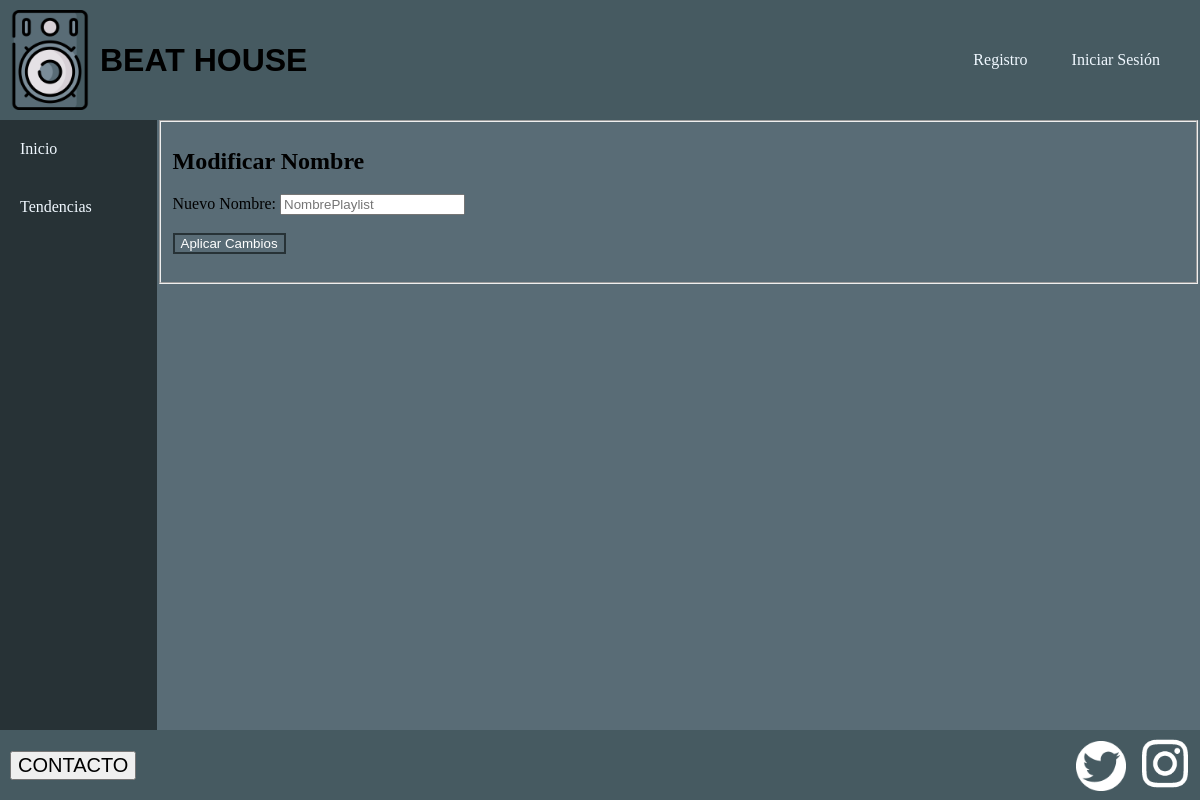
Before: /modificarPlaylist.php with the older database file.
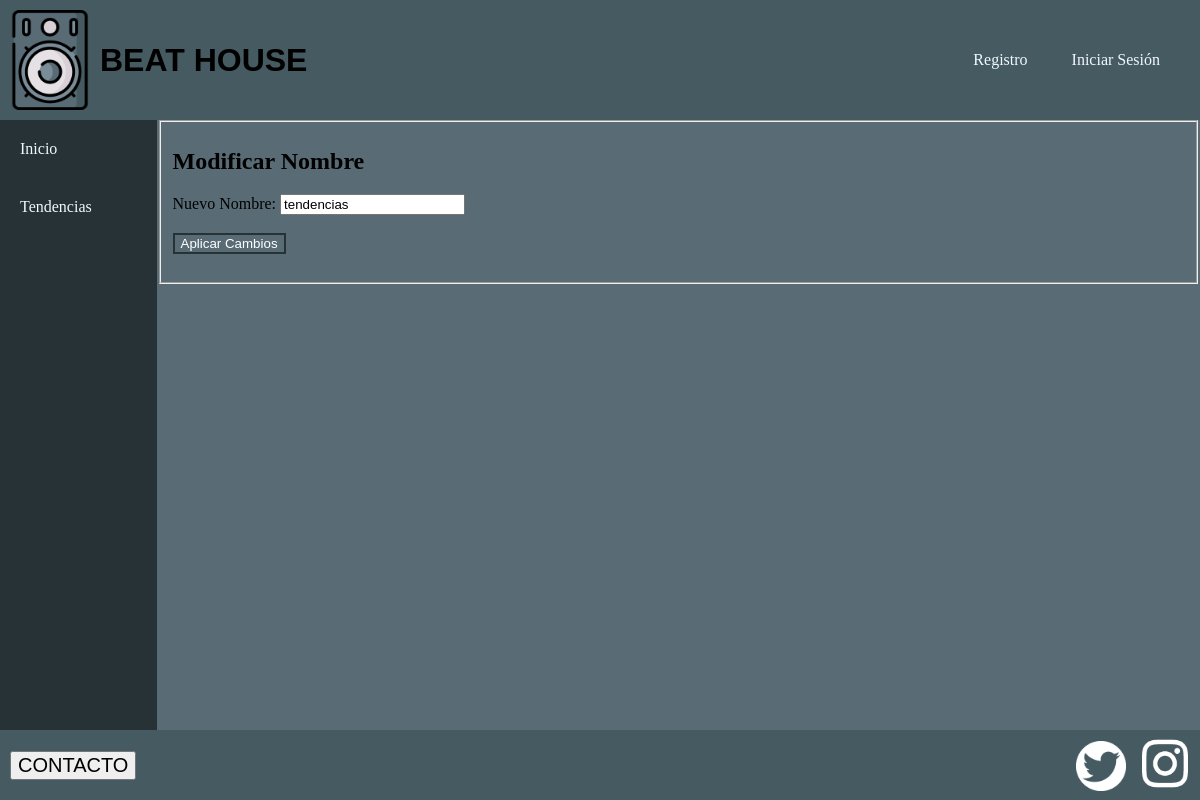
After: the same page with the newer database file.
### tables this page shows
CREATE TABLE `playlist` (
  `idPlaylist` int(11) NOT NULL,
  `nombrePlaylist` varchar(30) NOT NULL,
  `email` varchar(50) NOT NULL,
  `duracionPlaylist` varchar(20) NOT NULL
);

### modificarPlaylist.php (called while the page is built, shortened)
<?php
    require_once __DIR__."/includes/config.php";
    $idPlaylist = $_POST['idPlaylist'] ?? '';
    $playlist = es\ucm\fdi\aw\Playlist::obtenerInfoPlaylist($idPlaylist);
    $form = new es\ucm\fdi\aw\FormModificarPlaylist();
    $contenidoPrincipal = $form->gestionaModificarDatos([$idPlaylist, $playlist->getNombre(), $playlist->getDuracion()]);
    require RAIZ_APP."/vistas/plantillas/plantilla.php";
?>

### includes/config.php (called while the page is built, shortened)
<?php
spl_autoload_register(function ($class) {
    $prefix = 'es\\ucm\\fdi\\aw\\';
    $base_dir = __DIR__ . '/';
    $len = strlen($prefix);
    $relative_class = substr($class, $len);
    $file = $base_dir . str_replace('\\', '/', $relative_class) . '.php';
});

### includes/Playlist.php (called while the page is built, shortened)
<?php
class Playlist{
    private $nombrePlaylist;
    private $duracion;
    public function __construct($idPlaylist, $nombrePlaylist, $email, $duracion)
    {
        $this->nombrePlaylist = $nombrePlaylist;
        $this->duracion = $duracion;
    }
    public static function obtenerInfoPlaylist($id){
        $conn = Aplicacion::getInstance()->getConexionBd();
        $query = sprintf(
            "SELECT * FROM playlist WHERE idPlaylist=%d",
            $conn->real_escape_string($id)
        );
        $rs = $conn->query($query);
        if ($rs) {
            $playlist = $rs->fetch_assoc();
            return new Playlist($playlist['idPlaylist'], $playlist['nombrePlaylist'], $playlist['email'], $playlist['duracionPlaylist']);
        } else {
            error_log("Error BD ({$conn->errno}): {$conn->error}");
        }
        return "";
    }
    public function getNombre() {
        return $this->nombrePlaylist;
    }
    public function getDuracion() {
        return $this->duracion;
    }
}

### includes/FormModificarPlaylist.php (the view, shortened to what this page needs)
<?php
require_once __DIR__."/config.php";
class FormModificarPlaylist extends Formulario {
    protected function generaCamposFormulario(&$datos)
    {
        $idPlaylist = $datos[0] ?? '';
        $nombrePlaylist = $datos[1] ?? '';
        $duracionPlaylist = $datos[2] ?? '';
        $htmlErroresGlobales = self::generaListaErroresGlobales($this->errores);
        $erroresCampos = self::generaErroresCampos(['nombrePlaylist'], $this->errores, 'span', array('class' => 'error'));
        $html = <<<EOS
            <main class= "panel_inicio">
                <fieldset class="fieldset_register">
                        <h1 id=titulo_panel>Modificar Nombre</h1>
                        {$htmlErroresGlobales}
                        <input type="hidden" name="idPlaylist" value="{$idPlaylist}">
                        <label for= 'nombrePlaylist'>Nuevo Nombre: </label>
                        <input type="text" id="nombreCancion" name="nombrePlaylist" placeHolder='NombrePlaylist' value="{$nombrePlaylist}"><br>
                        {$erroresCampos['nombrePlaylist']}<br>
                        <input type="hidden" name="duracionPlaylist" value="{$duracionPlaylist}">
                        <input class="btn" type ="submit" value ="Aplicar Cambios" name ="Aplicar"><br><br>
                </fieldset>
            </main>
        EOS;
        return $html;
    }
}

### includes/Formulario.php (shortened to what this page needs)
<?php
abstract class Formulario
{
    protected $formId;
    protected $method;
    protected $action;
    protected $classAtt;
    protected $enctype;
    public function __construct($formId, $opciones = array())
    {
        $this->formId = $formId;
        $opcionesPorDefecto = array('action' => null, 'method' => 'POST', 'class' => null, 'enctype' => null, 'urlRedireccion' => null);
        $opciones = array_merge($opcionesPorDefecto, $opciones);
        $this->action = $opciones['action'];
        $this->method = $opciones['method'];
        $this->classAtt = $opciones['class'];
        $this->enctype  = $opciones['enctype'];
        if (!$this->action) {
            $this->action = htmlspecialchars($_SERVER['REQUEST_URI']);
        }
    }
    public function gestionaModificarDatos($valores)
    {
        $datos = &$_POST;
        $this->errores = [];
        if (!$this->formularioEnviado($datos)) {
            return $this->generaFormulario($valores);
        }
    }
    protected function formularioEnviado(&$datos)
    {
        return isset($datos['formId']) && $datos['formId'] == $this->formId;
    }
    protected function generaFormulario(&$datos = array())
    {
        $htmlCamposFormularios = $this->generaCamposFormulario($datos);
        $classAtt = $this->classAtt != null ? "class=\"{$this->classAtt}\"" : '';
        $enctypeAtt = $this->enctype != null ? "enctype=\"{$this->enctype}\"" : '';
        $htmlForm = <<<EOS
        <form method="{$this->method}" action="{$this->action}" id="{$this->formId}" {$classAtt} {$enctypeAtt}>
            <input type="hidden" name="formId" value="{$this->formId}" />
            $htmlCamposFormularios
        </form>
        EOS;
        return $htmlForm;
    }
    protected static function generaListaErroresGlobales($errores = array(), $classAtt = '')
    {
        $clavesErroresGlobales = array_filter(array_keys($errores), function ($elem) {
            return is_numeric($elem);
        });
        $numErrores = count($clavesErroresGlobales);
        if ($numErrores == 0) {
            return '';
        }
        $html = "<ul class=\"$classAtt\">";
        $html .= '</ul>';
        return $html;
    }
    protected static function createMensajeError($errores = [], $idError = '', $htmlElement = 'span', $atts = [])
    {
        if (! isset($errores[$idError])) {
            return '';
        }
        $att = '';
        $html = "<$htmlElement $att>{$errores[$idError]}</$htmlElement>";
        return $html;
    }
    protected static function generaErroresCampos($campos, $errores, $htmlElement = 'span', $atts = []) {
        $erroresCampos = [];
        foreach($campos as $campo) {
            $erroresCampos[$campo] = self::createMensajeError($errores, $campo, $htmlElement, $atts);
        }
        return $erroresCampos;
    }
}
?>

### includes/vistas/plantillas/plantilla.php (shortened to what this page needs)
<!DOCTYPE html>
<html lang="en">
<head>
    <link id="estilo" rel="stylesheet" type="text/css" href="<?=RUTA_CSS?>/estiloPagina.css">
    <link id="estilo" rel="stylesheet" type="text/css" href="<?=RUTA_CSS?>/swipe.css">
    <link rel="stylesheet" href="<?=RUTA_CSS?>/estiloreproductor.css">
    <link rel="stylesheet" href="https://cdnjs.cloudflare.com/ajax/libs/font-awesome/5.13.0/css/all.min.css">
    <link rel="stylesheet" href="https://cdnjs.cloudflare.com/ajax/libs/font-awesome/4.7.0/css/font-awesome.min.css">
    <link rel="stylesheet" href="<?=RUTA_CSS?>/buscador.css">
</head>
<body>
    <?php
        require(RAIZ_APP.'/vistas/comun/cabecera.php');
    ?>
    <main class= "main">
        <?php
            require(RAIZ_APP.'/vistas/comun/sidebarIzq.php');
        ?>
        <section class="panelCentral">
            <div class="contenidoPrincipal">
                <?=$contenidoPrincipal?>
            </div>
        </section>
    </main>
    <?php
        require(RAIZ_APP.'/vistas/comun/footer.php');
    ?>
</body>
</html>

### includes/vistas/comun/cabecera.php
<?php
function mostrarSaludo() {
	if (isset($_SESSION['login']) && ($_SESSION['login']===true)) {
        return "Bienvenido, " . es\ucm\fdi\aw\Usuario::opcionesUsuario();
	} else {
		return "<ul>
        <li><a href='registro.php'>Registro</a></li>
        <li><a href='login.php'>Iniciar Sesión</a></li>
    </ul>";
	}
}
?>
<header class="header">
        <div class="logo-titulo">
            <img src="<?=RUTA_IMGS?>/Altavoz2.png" alt="logo" class="logo">
            <h1>BEAT HOUSE</h1>
        </div>
        <div class="usuario">
            <?= mostrarSaludo(); ?>
        </div>
</header>

### includes/vistas/comun/sidebarIzq.php (shortened to what this page needs)
<section class="panelIzquierdo">
    <?php
        if(!isset($_SESSION['login'])){
            echo"<ul>
                    <li><a href='index.php'>Inicio</a></li>
                    <li><a href='tendencias.php'>Tendencias</a></li>
                </ul>";
        }
    ?>
</section>

### includes/vistas/comun/footer.php
<footer class="footer">
        <a href="contacto.php"><button class="botonContacto">CONTACTO</button></a>
        <div class="redesSociales">
                <a href="https://twitter.com/BeatHouseAW" target="_blank"><img src="<?= RUTA_IMGS ?>/logoTwitter.png" alt="twitter" class="logoTw"></a>
                <a href="https://www.instagram.com/beatthouse" target="_blank"><img src="<?= RUTA_IMGS ?>/logoInsta.png" alt="instagram" class="logoInsta"></a>
        </div>
</footer>

### css/estiloPagina.css (style rules this page uses)
.header img { width: 100px; height: 100px; padding-top: 10px; padding-bottom: 10px; }
.header h1 { font-family: sans-serif; }
.header { background-color: #465A61; display: flex; justify-content: space-between; }
.logo-titulo { display: flex; justify-content: space-between; align-items: center; }
.usuario { display: flex; align-items: center; justify-content: space-between; padding-right: 20px; color: whitesmoke; }
.usuario ul { margin: 0; padding: 0; list-style: none; }
.usuario a { text-decoration: none; color: aliceblue; }
.usuario ul li { display: inline-block; }
.usuario ul li a { display: block; padding: 20px; border-radius: 5px; }
body { background-color: #596C76; margin: 0; display: flex; flex-direction: column; }
.main { width: 100%; height: calc(100vh - 190px); display: flex; justify-content: center; align-items: center; }
.panelIzquierdo { width: 15%; height: 100%; background-color: #273236; }
.panelIzquierdo ul { height: 100%; margin: 0; padding: 0; list-style: none; }
.panelIzquierdo a { text-decoration: none; color: aliceblue; }
.panelIzquierdo ul li { display: block; }
.panelIzquierdo ul li a { display: block; padding: 20px; }
.panelCentral { width: 100%; height: 100%; }
.contenidoPrincipal { width: 100%; height: calc(100vh - 340px); display: block; overflow-y: auto; }
footer { background-color: #465A61; width: 100%; height: 70px; display: flex; align-items: center; justify-content: space-between; }
.botonContacto { font-family: sans-serif; font-size: 20px; margin-left: 10px; }
.logoTw { width: 50px; height: 50px; }
.logoInsta { width: 70px; height: 55px; }
.btn { cursor: pointer; background: transparent; border: 2px solid #273236; outline: none; transition: 1s ease-in-out; color: white; }

Changed rows visible on the page:
added playlist: nombrePlaylist "tendencias"
